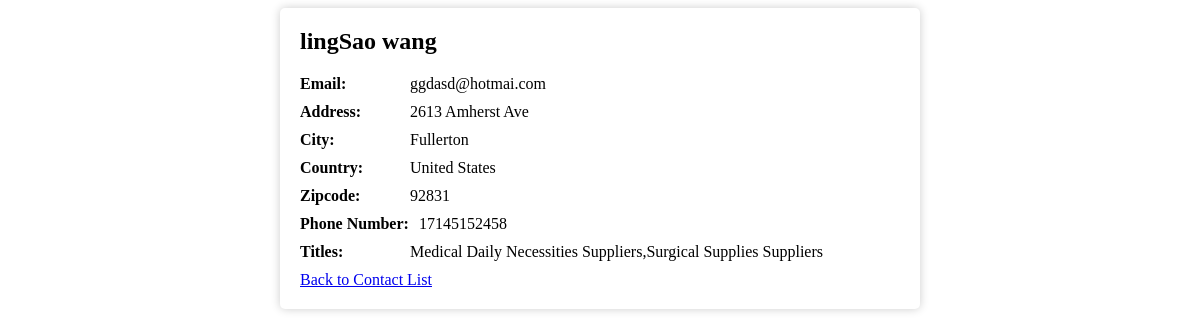
/profile.php?id=11, run on the app's committed database.
### tables this page shows
CREATE TABLE `profiles` (
  `id` int(11) NOT NULL,
  `user_id` int(11) NOT NULL,
  `address` varchar(255) DEFAULT NULL,
  `city` varchar(100) DEFAULT NULL,
  `country` varchar(100) DEFAULT NULL,
  `zipcode` varchar(20) DEFAULT NULL,
  `phone_number` varchar(20) DEFAULT NULL,
  `titles` varchar(255) DEFAULT NULL
);

CREATE TABLE `users` (
  `id` int(11) NOT NULL,
  `first_name` varchar(50) NOT NULL,
  `last_name` varchar(50) NOT NULL,
  `email` varchar(100) NOT NULL,
  `password` varchar(255) NOT NULL,
  `status` enum('online','offline') NOT NULL DEFAULT 'offline'
);

### htdocs/profile.php (the view, shortened to what this page needs)
<?php
$conn = new mysqli('localhost', 'root', '', 'medprolink_db');
if (isset($_GET['id'])) {
    $profile_id = $_GET['id'];
} else {
    header('Location: contact_list.php');
}
$sql_profile = "SELECT * FROM profiles JOIN users ON profiles.user_id = users.id WHERE profiles.user_id = $profile_id";
$result_profile = $conn->query($sql_profile);
$profile_data = $result_profile->fetch_assoc();
?>
<div class="profile-container">
    <h2 class="profile-name"><?php echo $profile_data['first_name'] . ' ' . $profile_data['last_name']; ?></h2>
    <div class="profile-details">
        <p class="profile-detail"><span>Email:</span> <?php echo $profile_data['email']; ?></p>
        <p class="profile-detail"><span>Address:</span> <?php echo $profile_data['address']; ?></p>
        <p class="profile-detail"><span>City:</span> <?php echo $profile_data['city']; ?></p>
        <p class="profile-detail"><span>Country:</span> <?php echo $profile_data['country']; ?></p>
        <p class="profile-detail"><span>Zipcode:</span> <?php echo $profile_data['zipcode']; ?></p>
        <p class="profile-detail"><span>Phone Number:</span> <?php echo $profile_data['phone_number']; ?></p>
        <p class="profile-detail"><span>Titles:</span> <?php echo $profile_data['titles']; ?></p>
        <a href="contact_list.php">Back to Contact List</a>
    </div>
</div>

### htdocs/profile.php (style rules this page uses)
.profile-container { max-width: 600px; margin: 0 auto; background-color: #fff; padding: 20px; border-radius: 5px; box-shadow: 0 0 10px rgba(0,0,0,0.2); }
.profile-name { font-size: 24px; font-weight: bold; margin-top: 0; }
.profile-details { display: block; flex-wrap: wrap; }
.profile-detail { margin: 10px 0; padding: 0; display: flex; align-items: center; }
.profile-detail span { font-weight: bold; margin-right: 10px; min-width: 100px; display: inline-block; }

### data on the page
profiles: user.first_name "lingSao", user.last_name "wang", user.email "ggdasd@hotmai.com", address "2613 Amherst Ave", city "Fullerton", country "United States", zipcode "92831", phone_number "17145152458", titles "Medical Daily Necessities Suppliers,Surgical Supplies Suppliers"
